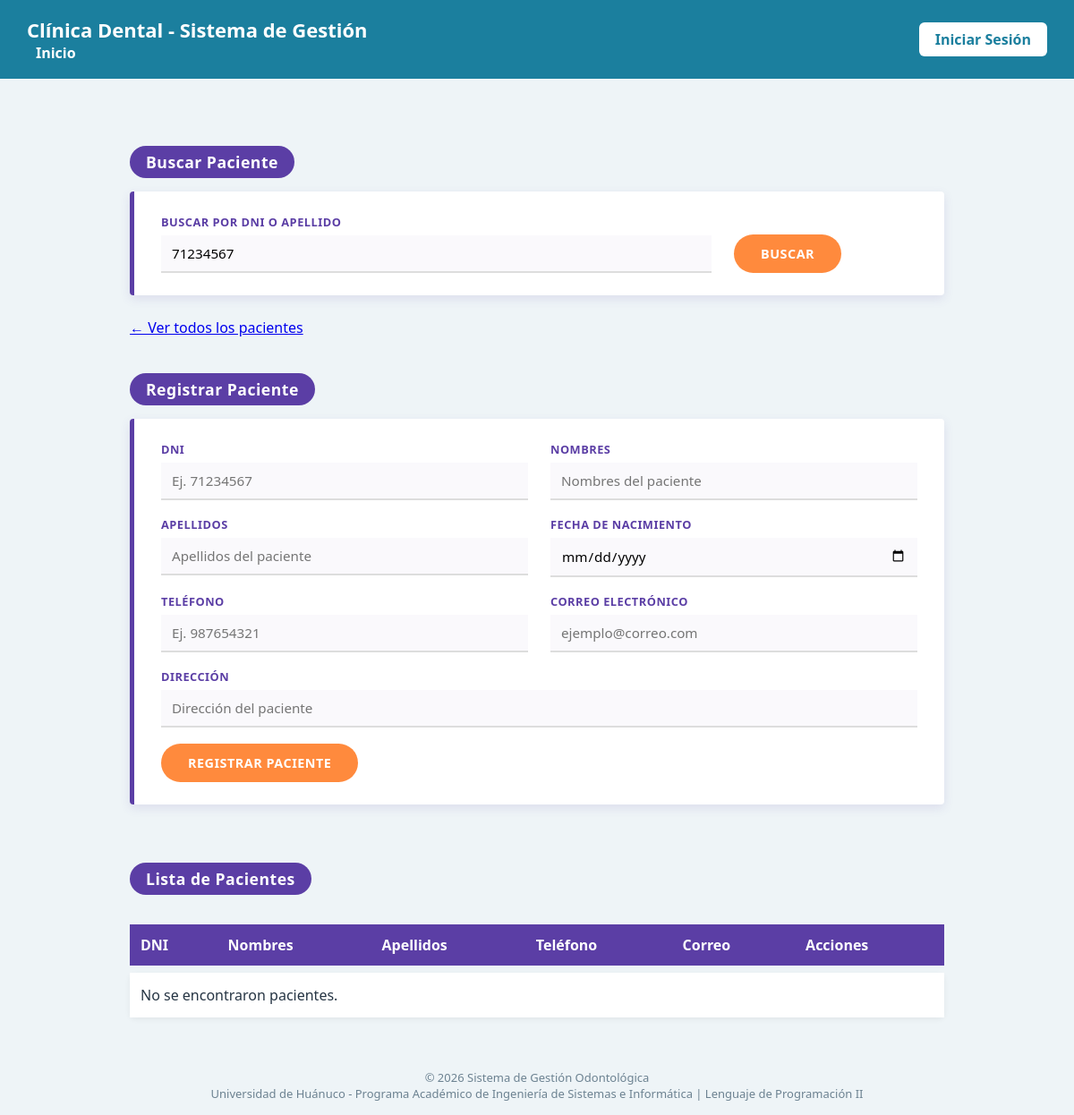
The page /vistas/pacientes.php?criterio=71234567 on the database as committed earlier.
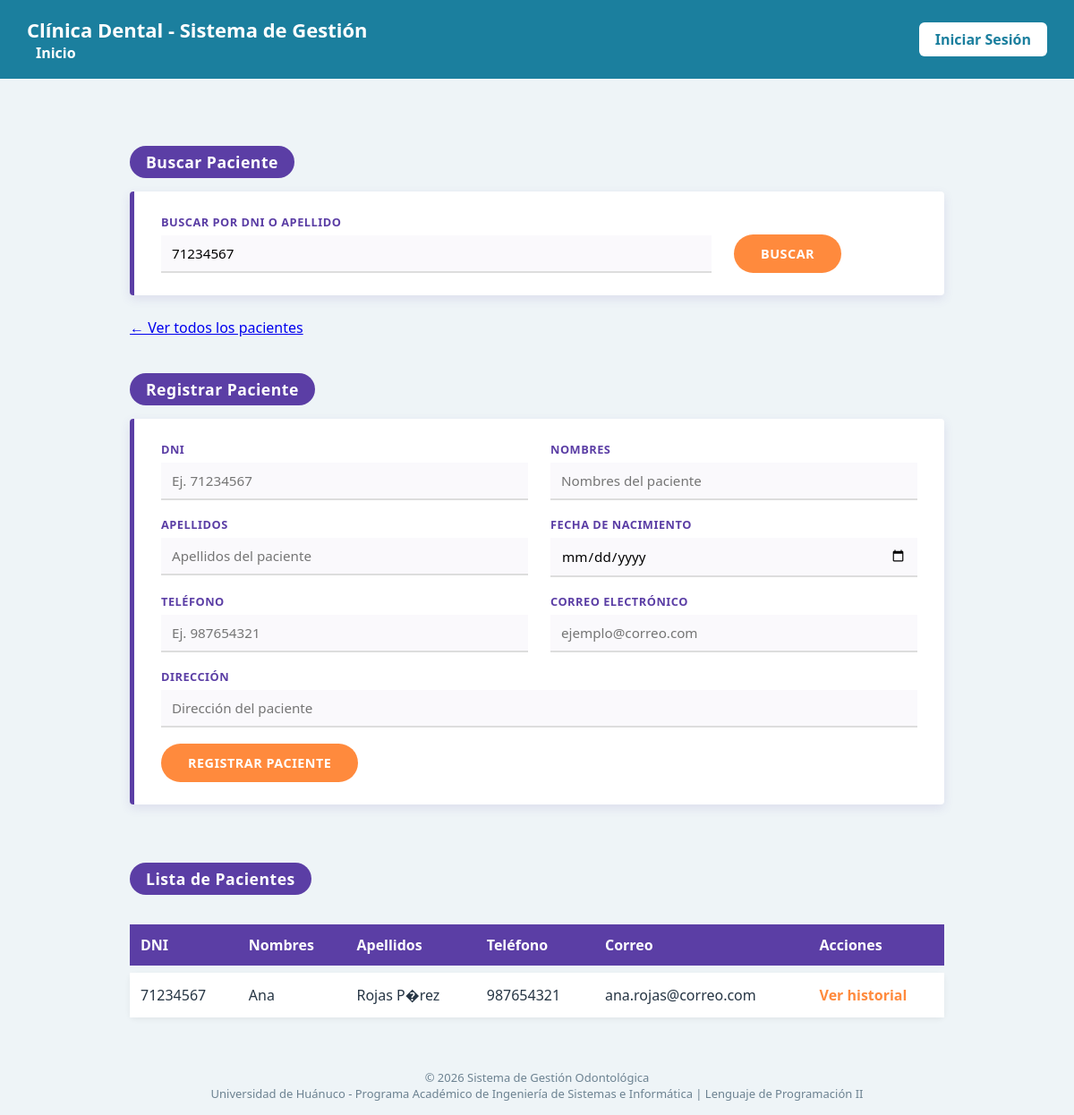
The same page on the database as committed later.
### tables this page shows
CREATE TABLE paciente (
    id_paciente INT AUTO_INCREMENT PRIMARY KEY,
    dni VARCHAR(8) NOT NULL UNIQUE,
    nombres VARCHAR(80) NOT NULL,
    apellidos VARCHAR(80) NOT NULL,
    telefono VARCHAR(20),
    correo VARCHAR(100),
    direccion VARCHAR(150),
    fecha_nacimiento DATE
);

### php/clases/paciente.php (called while the page is built, shortened)
<?php
require_once __DIR__ . '/../config/conexion.php';
class Paciente {
    private $conexion;
    public function __construct() {
        $con = new Conexion();
        $this->conexion = $con->conectar();
    }
    public function buscarPaciente($criterio) {
        $sql = "SELECT * FROM paciente WHERE dni = :criterio OR apellidos LIKE :criterio2";
        $stmt = $this->conexion->prepare($sql);
        $like = "%" . $criterio . "%";
        $stmt->bindParam(':criterio', $criterio);
        $stmt->bindParam(':criterio2', $like);
        $stmt->execute();
        return $stmt->fetchAll();
    }
}

### php/config/conexion.php (called while the page is built, shortened)
<?php
class Conexion {
    private $host = "localhost";
    private $nombre_bd = "clinica_dental";
    private $usuario = "root";
    private $password = "";
    private $charset = "utf8mb4";
    public function conectar() {
        $dsn = "mysql:host={$this->host};dbname={$this->nombre_bd};charset={$this->charset}";
        $opciones = [
            PDO::ATTR_ERRMODE            => PDO::ERRMODE_EXCEPTION,
            PDO::ATTR_DEFAULT_FETCH_MODE => PDO::FETCH_ASSOC,
            PDO::ATTR_EMULATE_PREPARES   => false,
        ];
        try {
            $this->pdo = new PDO($dsn, $this->usuario, $this->password, $opciones);
            return $this->pdo;
        } catch (PDOException $e) {
            die("Error de conexión a la base de datos: " . $e->getMessage());
        }
    }
}

### vistas/pacientes.php (the view, shortened to what the changed rows need)
<?php
require_once '../php/clases/paciente.php';
$paciente = new Paciente();
$criterioBusqueda = isset($_GET['criterio']) ? trim($_GET['criterio']) : '';
if ($criterioBusqueda !== '') {
    $listaPacientes = $paciente->buscarPaciente($criterioBusqueda);
} else {
    $listaPacientes = $paciente->listarPacientes();
}
?>
<!DOCTYPE html>
<html lang="es">
<head>
    <link rel="stylesheet" href="../css/base.css">
    <link rel="stylesheet" href="../css/pacientes.css">
</head>
<body>
    <?php include 'incluir/header.php'; ?>
    <main>
        <h2>Buscar Paciente</h2>
        <h2>Registrar Paciente</h2>
        <h2>Lista de Pacientes</h2>
        <table>
            <thead>
                <tr>
                    <th>DNI</th>
                    <th>Nombres</th>
                    <th>Apellidos</th>
                    <th>Teléfono</th>
                    <th>Correo</th>
                    <th>Acciones</th>
                </tr>
            </thead>
            <tbody>
                <?php if (count($listaPacientes) === 0): ?>
                    <tr>
                        <td colspan="6">No se encontraron pacientes.</td>
                    </tr>
                <?php else: ?>
                    <?php foreach ($listaPacientes as $p): ?>
                        <tr>
                            <td data-label="DNI"><?php echo htmlspecialchars($p['dni']); ?></td>
                            <td data-label="Nombres"><?php echo htmlspecialchars($p['nombres']); ?></td>
                            <td data-label="Apellidos"><?php echo htmlspecialchars($p['apellidos']); ?></td>
                            <td data-label="Teléfono"><?php echo htmlspecialchars($p['telefono']); ?></td>
                            <td data-label="Correo"><?php echo htmlspecialchars($p['correo']); ?></td>
                            <td data-label="Acciones">
                                <a href="historial.php?id_paciente=<?php echo $p['id_paciente']; ?>">Ver historial</a>
                            </td>
                        </tr>
                    <?php endforeach; ?>
                <?php endif; ?>
            </tbody>
        </table>
    </main>
</body>
</html>

Rows that differ between the two databases and show on the page:
added paciente: dni "71234567", nombres "Ana", apellidos "Rojas P�rez", telefono "987654321", correo "ana.rojas@correo.com"
Other text that changed with them:
text no longer shown: "No se encontraron pacientes."
